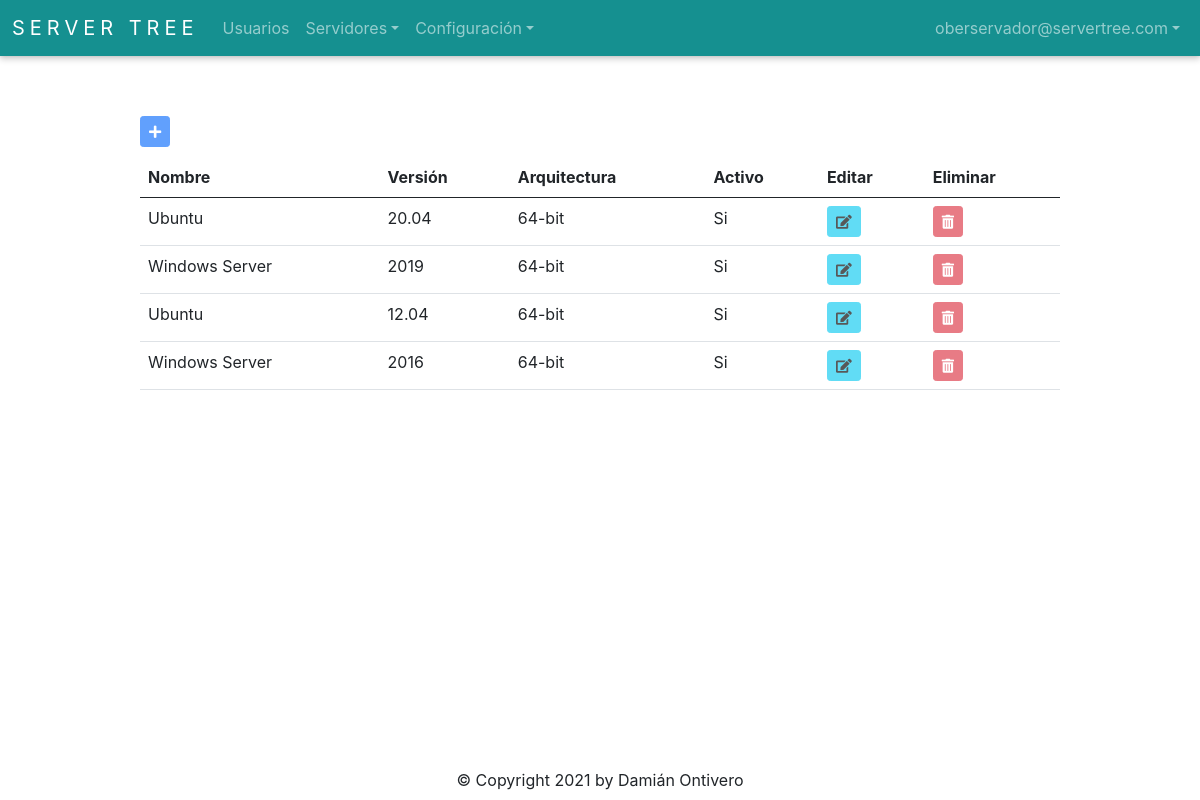
The app's page /operating_system/get_all (signed in), older data.
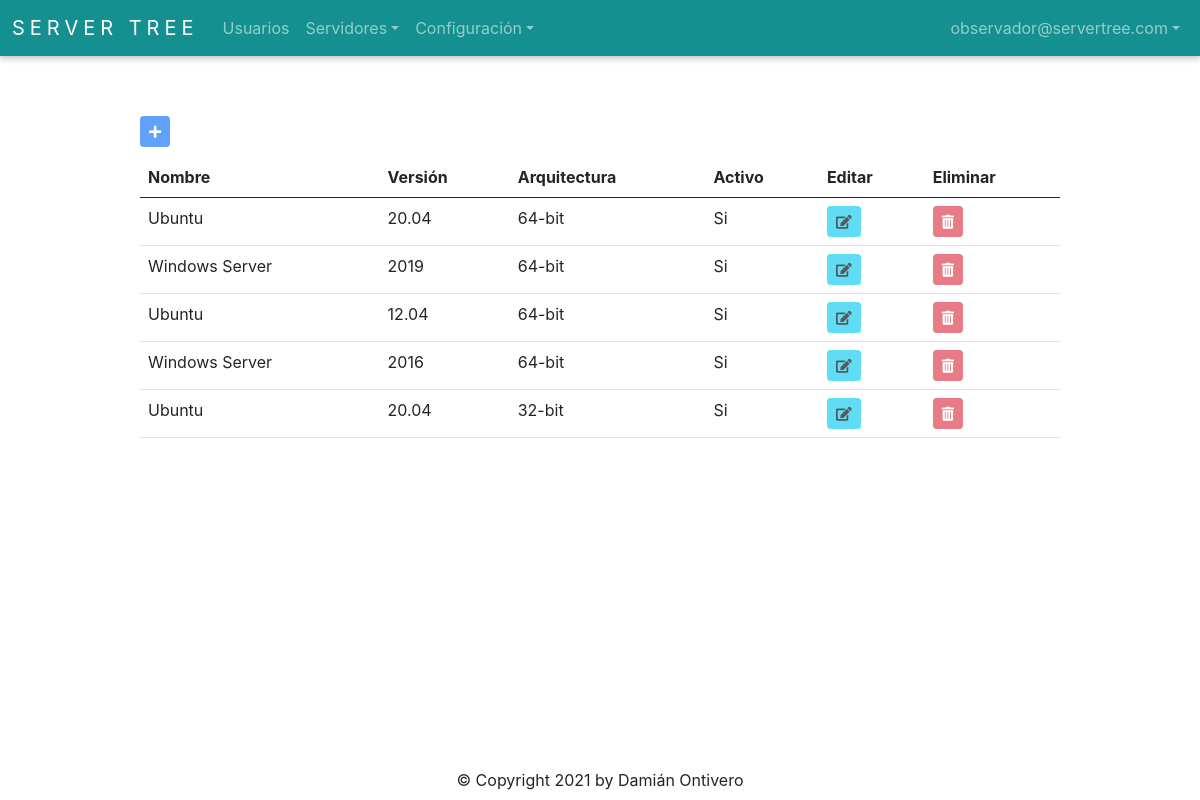
The same page, newer data.
### app/auth/models.py (models this page shows, shortened)
class User(db.Model, UserMixin):
    __tablename__ = 'Users'
    id = db.Column(db.Integer, autoincrement=True, primary_key=True)
    firstname = db.Column(db.String(128), nullable=False)
    lastname = db.Column(db.String(128), nullable=False)
    email = db.Column(db.String(256), unique=True, nullable=False)
    password = db.Column(db.String(256), nullable=False)
    role_id = db.Column(db.Integer, db.ForeignKey('Roles.id'), nullable=False)
    is_active = db.Column(db.Boolean)
    @staticmethod
    def get_by_id(id):
        return User.query.get(id)

### app/operating_systems/models.py (models this page shows, shortened)
class OperatingSystem(db.Model):
    __tablename__ = 'OperatingSystems'
    id = db.Column(db.Integer, autoincrement=True, primary_key=True, nullable=False)
    name = db.Column(db.String(50), nullable=False)
    version = db.Column(db.String(50), nullable=False)
    architect = db.Column(db.String(6), nullable=False)
    is_active = db.Column(db.Boolean)
    @staticmethod
    def get_all():
        return OperatingSystem.query.all()

### app/operating_systems/routes.py (the view)
@operating_system_bp.route('/get_all', methods=['GET', 'POST'])
@login_required
def get_all():
    data = OperatingSystem.get_all()
    environments = Environment.get_all()
    operating_system_form = OperatingSystemForm()
    user_form = UserForm()
    return render_template('operating-systems.html', data=data, environments=environments, operating_system_form=operating_system_form, user_form=user_form)

### app/auth/models.py (called while the page is built)
    @staticmethod
    def get_all():
        return Role.query.all()

### app/auth/routes.py (called while the page is built)
@login_manager.user_loader
def load_user(user_id):
    return User.get_by_id(int(user_id))

### app/environments/models.py (called while the page is built)
    @staticmethod
    def get_all():
        return Environment.query.all()

### app/operating_systems/templates/operating-systems.html (shortened to what this page needs)
{% extends 'base.html' %}
{% import 'bootstrap/wtf.html' as wtf %}
{% block content %}
<div class="buttons">
  {% if current_user.role_id == 1 %}
    <button type="button" id="addOperatingSystemButton" class="btn btn-primary btn-sm" data-bs-toggle="modal" data-bs-target="#operatingSystemModal"><i class="fas fa-plus"></i></button>
  {% else %}
    <button disabled type="button" id="addOperatingSystemButton" class="btn btn-primary btn-sm" data-bs-toggle="modal" data-bs-target="#operatingSystemModal"><i class="fas fa-plus"></i></button>
  {% endif %}
</div>
<table class="table table-hover">
  <thead>
    <tr>
      <th>Nombre</th>
      <th>Versión</th>
      <th>Arquitectura</th>
      <th>Activo</th>
      <th>Editar</th>
      <th>Eliminar</th>
    </tr>
  </thead>
  <tbody>
    {% for operating_system in data %}
      <tr>
        <td>{{ operating_system.name }}</td>
        <td>{{ operating_system.version }}</td>
        <td>{{ operating_system.architect }}</td>
        <td>
          {% if operating_system.is_active == 0 %}
            No
          {% elif operating_system.is_active == 1  %}
            Si
          {% endif %}
        </td>
        {% if current_user.role_id == 1 %}
          <td>
            <button type="button" class="btn btn-info btn-sm" id="editOperatingSystemButton" data-id={{ operating_system.id }} data-bs-toggle="modal" data-bs-target="#operatingSystemModal"><i class="fas fa-edit"></i></button>
          </td>
          <td>
            <button type="button" class="btn btn-danger btn-sm" id="deleteOperatingSystemButton" data-id={{ operating_system.id }} data-bs-toggle="modal" data-bs-target="#deleteOperatingSystemModal"><i class="fas fa-trash-alt"></i></button>
          </td>
        {% else %}
          <td>
            <button disabled type="button" class="btn btn-info btn-sm" id="editOperatingSystemButton" data-id={{ operating_system.id }} data-bs-toggle="modal" data-bs-target="#operatingSystemModal"><i class="fas fa-edit"></i></button>
          </td>
          <td>
            <button disabled type="button" class="btn btn-danger btn-sm" id="deleteOperatingSystemButton" data-id={{ operating_system.id }} data-bs-toggle="modal" data-bs-target="#deleteOperatingSystemModal"><i class="fas fa-trash-alt"></i></button>
          </td>
        {% endif %}
      </tr>
    {% endfor %}
  </tbody>
</table>
{% endblock %}

### app/templates/base.html (shortened to what this page needs)
<!doctype html>
<html>
<head>
  <link rel="stylesheet" href="{{ url_for('static', filename='style.css') }}">
  <link rel="stylesheet" href="https://cdn.jsdelivr.net/npm/bootstrap@5.0.0/dist/css/bootstrap.min.css">
  <link rel="stylesheet" href="https://use.fontawesome.com/releases/v5.6.3/css/all.css">
</head>
<body>
  <nav class="navbar navbar-expand-lg navbar-dark">
      <div class="container-fluid">
        <a class="navbar-brand" href="{{ url_for('index.index') }}">Server Tree</a>
        <div class="collapse navbar-collapse" id="navbarSupportedContent">
          <ul class="navbar-nav me-auto mb-2 mb-lg-0">
              <li class="nav-item">
                <a class="nav-link" href="{{ url_for('auth.get_user_all') }}">Usuarios</a>
              </li>
              <li class="nav-item dropdown">
                  <a class="nav-link dropdown-toggle" href="#" id="navbarDropdown" role="button" data-bs-toggle="dropdown" aria-expanded="false">Servidores</a>
              </li>
              <li class="nav-item dropdown">
                  <a class="nav-link dropdown-toggle" href="#" id="navbarDropdown" role="button" data-bs-toggle="dropdown" aria-expanded="false">Configuración</a>
              </li>
          </ul>
          <ul class="navbar-nav">
            <li class="nav-item dropdown">
              <a class="nav-link dropdown-toggle" href="#" id="navbarDropdown" role="button" data-bs-toggle="dropdown" aria-expanded="false">{{ current_user.email }}</a>
            </li>
          </ul>
        </div>
      </div>
  </nav>
  <div class="container-base">
    {% block content %}{% endblock %}
  </div>
  <div class="footer">
    &copy; Copyright 2021 by Damián Ontivero
  </div>
</body>
</html>

### app/static/style.css (style rules this page uses)
* { text-decoration: none; font-family: -apple-system, BlinkMacSystemFont, 'Segoe UI', Roboto, Oxygen, Ubuntu, Cantarell, 'Open Sans', 'Helvetica Neue', sans-serif; }
html, body { margin: 0; padding: 0; width: 100%; height: 100%; position: relative; }
.navbar { background-color: #159090; box-shadow: 0 0 0.2rem rgb(0 0 0 / 10%), 0 0.2rem 0.4rem rgb(0 0 0 / 20%); }
.navbar-brand { text-transform: uppercase; letter-spacing: 5px; font-size: large; }
.footer { width: 100%; text-align: center; position: absolute; bottom: 1%; }
.container-base { width: 80%; position: relative; padding: 20px; left: 10%; top: 5%; overflow-x: auto; }
.container-base .buttons { margin-bottom: 10px; }

Row changes from the older to the newer data that the page shows:
changed User: email "oberservador@servertree.com" → "observador@servertree.com"
added OperatingSystem: name "Ubuntu", version "20.04", architect "32-bit", is_active "Si"
